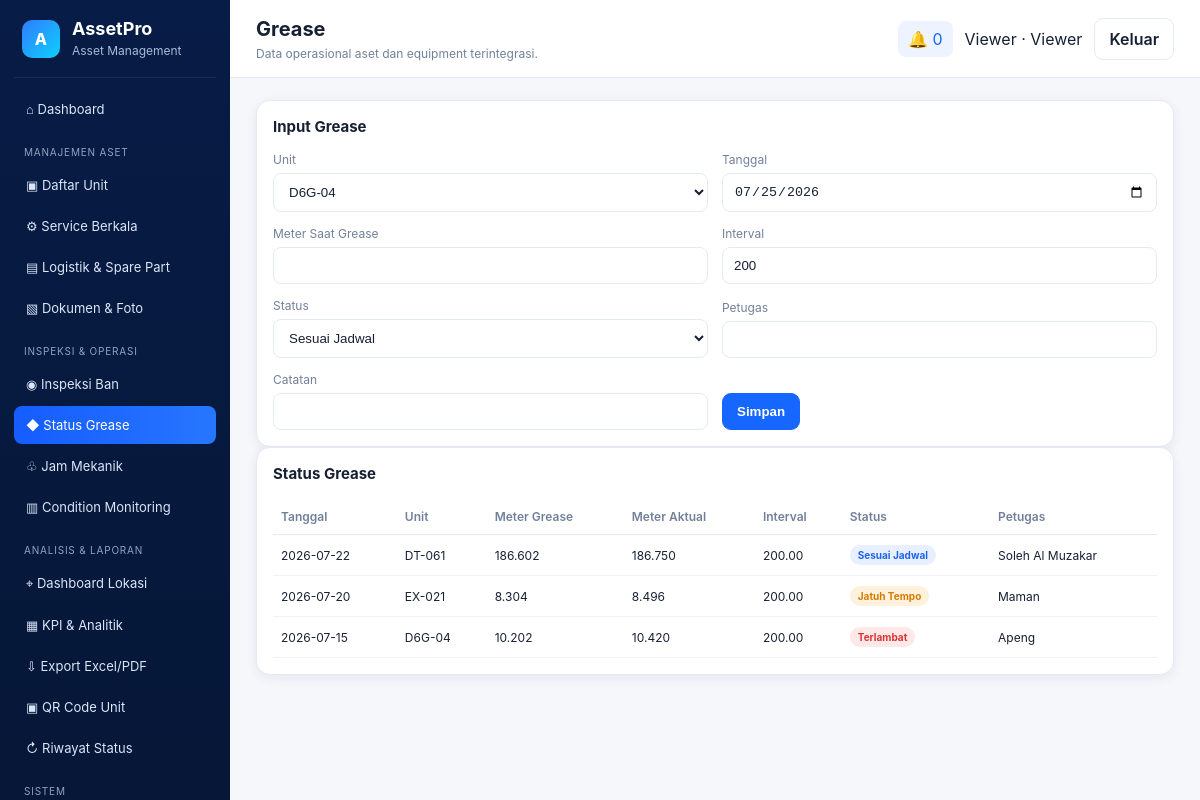
/dashboard.php?page=grease (signed in), run on the app's committed database.
### tables this page shows
CREATE TABLE grease_records(id INT AUTO_INCREMENT PRIMARY KEY,unit_id INT NOT NULL,grease_date DATE NOT NULL,meter_at_grease DECIMAL(12,2),interval_meter DECIMAL(10,2) DEFAULT 200,status VARCHAR(50),performed_by VARCHAR(100),notes VARCHAR(255),created_at TIMESTAMP DEFAULT CURRENT_TIMESTAMP,FOREIGN KEY(unit_id) REFERENCES units(id) ON DELETE CASCADE);

CREATE TABLE units(id INT AUTO_INCREMENT PRIMARY KEY,unit_code VARCHAR(40) UNIQUE NOT NULL,unit_name VARCHAR(120) NOT NULL,category VARCHAR(80) NOT NULL,brand VARCHAR(80),model VARCHAR(80),serial_number VARCHAR(100),location VARCHAR(120),meter_type ENUM('HM','KM') DEFAULT 'HM',current_meter DECIMAL(12,2) DEFAULT 0,operational_status ENUM('Ready for Use','Breakdown','Downtime','Maintenance') DEFAULT 'Ready for Use',created_at TIMESTAMP DEFAULT CURRENT_TIMESTAMP,updated_at TIMESTAMP DEFAULT CURRENT_TIMESTAMP ON UPDATE CURRENT_TIMESTAMP);

### app/helpers.php (called while the page is built, shortened)
<?php
function e(?string $value): string { return htmlspecialchars($value ?? '', ENT_QUOTES, 'UTF-8'); }
function status_class(string $status): string { $s=strtolower($status); if(str_contains($s,'terlambat')||str_contains($s,'breakdown')||str_contains($s,'tertunda')||str_contains($s,'ditolak'))return 'st-red'; if(str_contains($s,'jatuh')||str_contains($s,'menunggu')||str_contains($s,'downtime')||str_contains($s,'draft'))return 'st-orange'; return 'st-blue'; }

### pages/grease.php (the view)
<?php $rows=$pdo->query('SELECT g.*,u.unit_code,u.current_meter,u.meter_type FROM grease_records g JOIN units u ON u.id=g.unit_id ORDER BY grease_date DESC')->fetchAll();$units=$pdo->query('SELECT id,unit_code,current_meter FROM units ORDER BY unit_code')->fetchAll();?>
<div class="card panel"><h3>Input Grease</h3><form class="form-grid compact" method="post" action="actions/save_grease.php"><input type="hidden" name="_csrf" value="<?=csrf_token()?>"><label>Unit<select name="unit_id"><?php foreach($units as $u):?><option value="<?=$u['id']?>"><?=e($u['unit_code'])?></option><?php endforeach;?></select></label><label>Tanggal<input type="date" name="grease_date" value="<?=date('Y-m-d')?>"></label><label>Meter Saat Grease<input type="number" step="0.1" name="meter_at_grease"></label><label>Interval<input type="number" name="interval_meter" value="200"></label><label>Status<select name="status"><?php foreach(['Sesuai Jadwal','Jatuh Tempo','Terlambat','Belum Ada Data'] as $s):?><option><?=$s?></option><?php endforeach;?></select></label><label>Petugas<input name="performed_by"></label><label>Catatan<input name="notes"></label><div><button class="btn primary">Simpan</button></div></form></div>
<div class="card panel"><h3>Status Grease</h3><table><thead><tr><th>Tanggal</th><th>Unit</th><th>Meter Grease</th><th>Meter Aktual</th><th>Interval</th><th>Status</th><th>Petugas</th></tr></thead><tbody><?php foreach($rows as $r):?><tr><td><?=e($r['grease_date'])?></td><td><?=e($r['unit_code'])?></td><td><?=number_format($r['meter_at_grease'],0,',','.')?></td><td><?=number_format($r['current_meter'],0,',','.')?></td><td><?=$r['interval_meter']?></td><td><span class="status <?=status_class($r['status'])?>"><?=e($r['status'])?></span></td><td><?=e($r['performed_by'])?></td></tr><?php endforeach;?></tbody></table></div>

### assets/css/app.css (style rules this page uses)
:root { --navy:#071c46;--blue:#1667ff;--green:#20b26b;--orange:#ff9b21;--red:#ef4444;--purple:#6d5dfc;--text:#172033;--muted:#72809a;--line:#e5eaf2;--bg:#f5f7fb;--card:#fff;--shadow:0 3px 12px rgba(20,35,70,.07);--radius:14px }
* { box-sizing:border-box }
body { margin:0;font-family:Inter,Segoe UI,Arial,sans-serif;background:var(--bg);color:var(--text) }
.card { background:var(--card);border:1px solid var(--line);border-radius:var(--radius);box-shadow:var(--shadow) }
.panel { padding:16px;overflow:auto }
.panel h3 { margin:0 0 16px;font-size:15px }
.btn { border:1px solid var(--line);background:#fff;color:var(--text);border-radius:9px;padding:10px 14px;cursor:pointer;font-weight:600 }
.btn.primary { background:var(--blue);color:#fff;border-color:var(--blue) }
table { width:100%;border-collapse:collapse;font-size:12px }
th { text-align:left;color:var(--muted);font-weight:600;padding:10px 8px;border-bottom:1px solid var(--line) }
td { padding:10px 8px;border-bottom:1px solid #eef1f6 }
.status { display:inline-block;padding:4px 8px;border-radius:999px;font-size:10px;font-weight:700 }
.st-blue { background:#e8f0ff;color:#1d63e9 }
.st-orange { background:#fff1dc;color:#d57b00 }
.st-red { background:#ffe8e8;color:#d93434 }
.form-grid { display:grid;grid-template-columns:repeat(2,minmax(0,1fr));gap:14px }
.form-grid.compact { grid-template-columns:repeat(4,minmax(0,1fr));align-items:end }
.form-grid label { display:flex;flex-direction:column;gap:6px;font-size:12px;color:var(--muted) }
input,select,textarea { width:100%;padding:10px 11px;border:1px solid var(--line);border-radius:8px;background:#fff;color:var(--text) }
@media (max-width:1200px) { .form-grid.compact { grid-template-columns:repeat(2,1fr) } }

### data on the page
grease_records: grease_date "2026-07-22", unit.unit_code "DT-061", meter_at_grease "186.602", unit.current_meter "186.750", interval_meter "200.00", status "Sesuai Jadwal", performed_by "Soleh Al Muzakar"
grease_records: grease_date "2026-07-20", unit.unit_code "EX-021", meter_at_grease "8.304", unit.current_meter "8.496", interval_meter "200.00", status "Jatuh Tempo", performed_by "Maman"
grease_records: grease_date "2026-07-15", unit.unit_code "D6G-04", meter_at_grease "10.202", unit.current_meter "10.420", interval_meter "200.00", status "Terlambat", performed_by "Apeng"

### other printed values
str_replace('-',' ',$page==='home'?'Dashboard Asset Manager':$page) "Grease"
$unread "0"
current_user()['name'] "Viewer"
role_label(current_role()) "Viewer"
form field unit_id "D6G-04"
form field status "Sesuai Jadwal"
